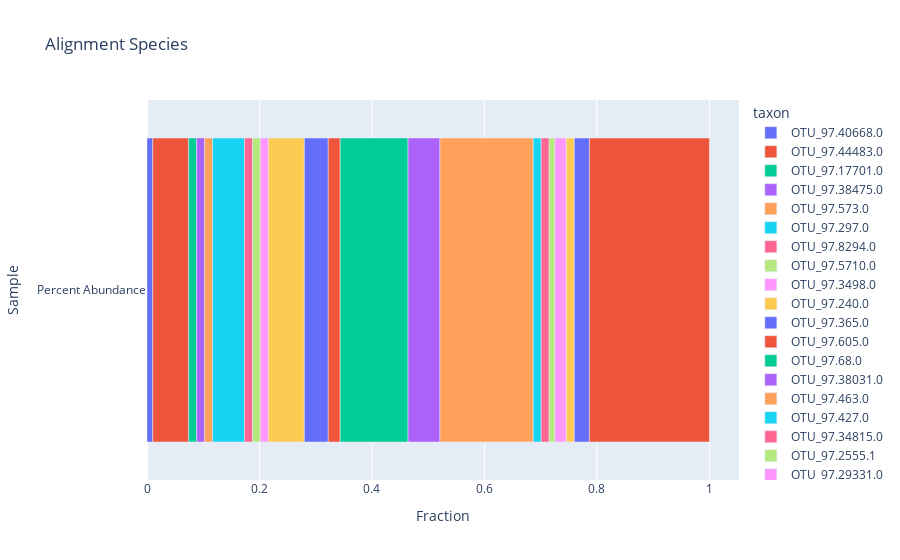

The notebook cell saved with this chart:
### Code cell
abundance_data = "/Volumes/TBHD_share/valencia/cami2/gastro/"

def find_tsv(path):
    for root, dirs, files in os.walk(path):
        for file in files:
            if file.endswith('.tsv') and "abundance" in file:
                yield os.path.join(root, file)

for f in find_tsv(abundance_data):
    print(f)
    # Read the csv.
    df = pd.read_csv(f, sep='\t', header=None, names=['taxon', 'counts'])

    # Add the first column as the index.
    df.set_index('taxon', inplace=True)
    # display(df)

    # Calculate the relative abundance from the counts.
    df['Percent Abundance'] = df.apply(lambda x: x / x.sum(), axis=0)

    # Make the percentage dataframe.
    pct = df[['Percent Abundance']]

    # Drop less than 1% abundance.
    pct = pct.where(pct['Percent Abundance'] > 0.01).dropna()

    # Find the portion dropped and add as a group to the end.
    pct.loc['Rare Taxa']= 1.0 - pct.sum(numeric_only=True, axis=0)
    # display(pct)

    fig = px.bar(pct.T, x=pct.index, y=pct.columns, title="Alignment Species", labels={'index': 'Sample', 'value': 'Fraction', "variable": "Species"})
    fig.show()
    # display(df)
    break

### Figure 1 — Plotly figure (JSON) as saved in the notebook; plotly's stock layout.template omitted (floating-point values rounded to 4 significant figures)
{"data": [{"alignmentgroup": "True", "hovertemplate": "taxon=OTU_97.40668.0<br>Fraction=%{x}<br>Sample=%{y}<extra></extra>", "legendgroup": "OTU_97.40668.0", "marker": {"color": "#636efa", "pattern": {"shape": ""}}, "name": "OTU_97.40668.0", "offsetgroup": "OTU_97.40668.0", "orientation": "h", "showlegend": true, "textposition": "auto", "type": "bar", "x": [0.01025], "xaxis": "x", "y": ["Percent Abundance"], "yaxis": "y"}, {"alignmentgroup": "True", "hovertemplate": "taxon=OTU_97.44483.0<br>Fraction=%{x}<br>Sample=%{y}<extra></extra>", "legendgroup": "OTU_97.44483.0", "marker": {"color": "#EF553B", "pattern": {"shape": ""}}, "name": "OTU_97.44483.0", "offsetgroup": "OTU_97.44483.0", "orientation": "h", "showlegend": true, "textposition": "auto", "type": "bar", "x": [0.06383], "xaxis": "x", "y": ["Percent Abundance"], "yaxis": "y"}, {"alignmentgroup": "True", "hovertemplate": "taxon=OTU_97.17701.0<br>Fraction=%{x}<br>Sample=%{y}<extra></extra>", "legendgroup": "OTU_97.17701.0", "marker": {"color": "#00cc96", "pattern": {"shape": ""}}, "name": "OTU_97.17701.0", "offsetgroup": "OTU_97.17701.0", "orientation": "h", "showlegend": true, "textposition": "auto", "type": "bar", "x": [0.01418], "xaxis": "x", "y": ["Percent Abundance"], "yaxis": "y"}, {"alignmentgroup": "True", "hovertemplate": "taxon=OTU_97.38475.0<br>Fraction=%{x}<br>Sample=%{y}<extra></extra>", "legendgroup": "OTU_97.38475.0", "marker": {"color": "#ab63fa", "pattern": {"shape": ""}}, "name": "OTU_97.38475.0", "offsetgroup": "OTU_97.38475.0", "orientation": "h", "showlegend": true, "textposition": "auto", "type": "bar", "x": [0.01418], "xaxis": "x", "y": ["Percent Abundance"], "yaxis": "y"}, {"alignmentgroup": "True", "hovertemplate": "taxon=OTU_97.573.0<br>Fraction=%{x}<br>Sample=%{y}<extra></extra>", "legendgroup": "OTU_97.573.0", "marker": {"color": "#FFA15A", "pattern": {"shape": ""}}, "name": "OTU_97.573.0", "offsetgroup": "OTU_97.573.0", "orientation": "h", "showlegend": true, "textposition": "auto", "type": "bar", "x": [0.01418], "xaxis": "x", "y": ["Percent Abundance"], "yaxis": "y"}, {"alignmentgroup": "True", "hovertemplate": "taxon=OTU_97.297.0<br>Fraction=%{x}<br>Sample=%{y}<extra></extra>", "legendgroup": "OTU_97.297.0", "marker": {"color": "#19d3f3", "pattern": {"shape": ""}}, "name": "OTU_97.297.0", "offsetgroup": "OTU_97.297.0", "orientation": "h", "showlegend": true, "textposition": "auto", "type": "bar", "x": [0.05674], "xaxis": "x", "y": ["Percent Abundance"], "yaxis": "y"}, {"alignmentgroup": "True", "hovertemplate": "taxon=OTU_97.8294.0<br>Fraction=%{x}<br>Sample=%{y}<extra></extra>", "legendgroup": "OTU_97.8294.0", "marker": {"color": "#FF6692", "pattern": {"shape": ""}}, "name": "OTU_97.8294.0", "offsetgroup": "OTU_97.8294.0", "orientation": "h", "showlegend": true, "textposition": "auto", "type": "bar", "x": [0.01418], "xaxis": "x", "y": ["Percent Abundance"], "yaxis": "y"}, {"alignmentgroup": "True", "hovertemplate": "taxon=OTU_97.5710.0<br>Fraction=%{x}<br>Sample=%{y}<extra></extra>", "legendgroup": "OTU_97.5710.0", "marker": {"color": "#B6E880", "pattern": {"shape": ""}}, "name": "OTU_97.5710.0", "offsetgroup": "OTU_97.5710.0", "orientation": "h", "showlegend": true, "textposition": "auto", "type": "bar", "x": [0.01418], "xaxis": "x", "y": ["Percent Abundance"], "yaxis": "y"}, {"alignmentgroup": "True", "hovertemplate": "taxon=OTU_97.3498.0<br>Fraction=%{x}<br>Sample=%{y}<extra></extra>", "legendgroup": "OTU_97.3498.0", "marker": {"color": "#FF97FF", "pattern": {"shape": ""}}, "name": "OTU_97.3498.0", "offsetgroup": "OTU_97.3498.0", "orientation": "h", "showlegend": true, "textposition": "auto", "type": "bar", "x": [0.01418], "xaxis": "x", "y": ["Percent Abundance"], "yaxis": "y"}, {"alignmentgroup": "True", "hovertemplate": "taxon=OTU_97.240.0<br>Fraction=%{x}<br>Sample=%{y}<extra></extra>", "legendgroup": "OTU_97.240.0", "marker": {"color": "#FECB52", "pattern": {"shape": ""}}, "name": "OTU_97.240.0", "offsetgroup": "OTU_97.240.0", "orientation": "h", "showlegend": true, "textposition": "auto", "type": "bar", "x": [0.06383], "xaxis": "x", "y": ["Percent Abundance"], "yaxis": "y"}, {"alignmentgroup": "True", "hovertemplate": "taxon=OTU_97.365.0<br>Fraction=%{x}<br>Sample=%{y}<extra></extra>", "legendgroup": "OTU_97.365.0", "marker": {"color": "#636efa", "pattern": {"shape": ""}}, "name": "OTU_97.365.0", "offsetgroup": "OTU_97.365.0", "orientation": "h", "showlegend": true, "textposition": "auto", "type": "bar", "x": [0.04255], "xaxis": "x", "y": ["Percent Abundance"], "yaxis": "y"}, {"alignmentgroup": "True", "hovertemplate": "taxon=OTU_97.605.0<br>Fraction=%{x}<br>Sample=%{y}<extra></extra>", "legendgroup": "OTU_97.605.0", "marker": {"color": "#EF553B", "pattern": {"shape": ""}}, "name": "OTU_97.605.0", "offsetgroup": "OTU_97.605.0", "orientation": "h", "showlegend": true, "textposition": "auto", "type": "bar", "x": [0.02128], "xaxis": "x", "y": ["Percent Abundance"], "yaxis": "y"}, {"alignmentgroup": "True", "hovertemplate": "taxon=OTU_97.68.0<br>Fraction=%{x}<br>Sample=%{y}<extra></extra>", "legendgroup": "OTU_97.68.0", "marker": {"color": "#00cc96", "pattern": {"shape": ""}}, "name": "OTU_97.68.0", "offsetgroup": "OTU_97.68.0", "orientation": "h", "showlegend": true, "textposition": "auto", "type": "bar", "x": [0.1206], "xaxis": "x", "y": ["Percent Abundance"], "yaxis": "y"}, {"alignmentgroup": "True", "hovertemplate": "taxon=OTU_97.38031.0<br>Fraction=%{x}<br>Sample=%{y}<extra></extra>", "legendgroup": "OTU_97.38031.0", "marker": {"color": "#ab63fa", "pattern": {"shape": ""}}, "name": "OTU_97.38031.0", "offsetgroup": "OTU_97.38031.0", "orientation": "h", "showlegend": true, "textposition": "auto", "type": "bar", "x": [0.05674], "xaxis": "x", "y": ["Percent Abundance"], "yaxis": "y"}, {"alignmentgroup": "True", "hovertemplate": "taxon=OTU_97.463.0<br>Fraction=%{x}<br>Sample=%{y}<extra></extra>", "legendgroup": "OTU_97.463.0", "marker": {"color": "#FFA15A", "pattern": {"shape": ""}}, "name": "OTU_97.463.0", "offsetgroup": "OTU_97.463.0", "orientation": "h", "showlegend": true, "textposition": "auto", "type": "bar", "x": [0.1659], "xaxis": "x", "y": ["Percent Abundance"], "yaxis": "y"}, {"alignmentgroup": "True", "hovertemplate": "taxon=OTU_97.427.0<br>Fraction=%{x}<br>Sample=%{y}<extra></extra>", "legendgroup": "OTU_97.427.0", "marker": {"color": "#19d3f3", "pattern": {"shape": ""}}, "name": "OTU_97.427.0", "offsetgroup": "OTU_97.427.0", "orientation": "h", "showlegend": true, "textposition": "auto", "type": "bar", "x": [0.01418], "xaxis": "x", "y": ["Percent Abundance"], "yaxis": "y"}, {"alignmentgroup": "True", "hovertemplate": "taxon=OTU_97.34815.0<br>Fraction=%{x}<br>Sample=%{y}<extra></extra>", "legendgroup": "OTU_97.34815.0", "marker": {"color": "#FF6692", "pattern": {"shape": ""}}, "name": "OTU_97.34815.0", "offsetgroup": "OTU_97.34815.0", "orientation": "h", "showlegend": true, "textposition": "auto", "type": "bar", "x": [0.01418], "xaxis": "x", "y": ["Percent Abundance"], "yaxis": "y"}, {"alignmentgroup": "True", "hovertemplate": "taxon=OTU_97.2555.1<br>Fraction=%{x}<br>Sample=%{y}<extra></extra>", "legendgroup": "OTU_97.2555.1", "marker": {"color": "#B6E880", "pattern": {"shape": ""}}, "name": "OTU_97.2555.1", "offsetgroup": "OTU_97.2555.1", "orientation": "h", "showlegend": true, "textposition": "auto", "type": "bar", "x": [0.01031], "xaxis": "x", "y": ["Percent Abundance"], "yaxis": "y"}, {"alignmentgroup": "True", "hovertemplate": "taxon=OTU_97.29331.0<br>Fraction=%{x}<br>Sample=%{y}<extra></extra>", "legendgroup": "OTU_97.29331.0", "marker": {"color": "#FF97FF", "pattern": {"shape": ""}}, "name": "OTU_97.29331.0", "offsetgroup": "OTU_97.29331.0", "orientation": "h", "showlegend": true, "textposition": "auto", "type": "bar", "x": [0.02018], "xaxis": "x", "y": ["Percent Abundance"], "yaxis": "y"}, {"alignmentgroup": "True", "hovertemplate": "taxon=OTU_97.26695.0<br>Fraction=%{x}<br>Sample=%{y}<extra></extra>", "legendgroup": "OTU_97.26695.0", "marker": {"color": "#FECB52", "pattern": {"shape": ""}}, "name": "OTU_97.26695.0", "offsetgroup": "OTU_97.26695.0", "orientation": "h", "showlegend": true, "textposition": "auto", "type": "bar", "x": [0.01418], "xaxis": "x", "y": ["Percent Abundance"], "yaxis": "y"}, {"alignmentgroup": "True", "hovertemplate": "taxon=OTU_97.6178.1<br>Fraction=%{x}<br>Sample=%{y}<extra></extra>", "legendgroup": "OTU_97.6178.1", "marker": {"color": "#636efa", "pattern": {"shape": ""}}, "name": "OTU_97.6178.1", "offsetgroup": "OTU_97.6178.1", "orientation": "h", "showlegend": true, "textposition": "auto", "type": "bar", "x": [0.02684], "xaxis": "x", "y": ["Percent Abundance"], "yaxis": "y"}, {"alignmentgroup": "True", "hovertemplate": "taxon=Rare Taxa<br>Fraction=%{x}<br>Sample=%{y}<extra></extra>", "legendgroup": "Rare Taxa", "marker": {"color": "#EF553B", "pattern": {"shape": ""}}, "name": "Rare Taxa", "offsetgroup": "Rare Taxa", "orientation": "h", "showlegend": true, "textposition": "auto", "type": "bar", "x": [0.2134], "xaxis": "x", "y": ["Percent Abundance"], "yaxis": "y"}], "layout": {"barmode": "relative", "legend": {"title": {"text": "taxon"}, "tracegroupgap": 0}, "title": {"text": "Alignment Species"}, "xaxis": {"anchor": "y", "domain": [0, 1], "title": {"text": "Fraction"}}, "yaxis": {"anchor": "x", "domain": [0, 1], "title": {"text": "Sample"}}}}
